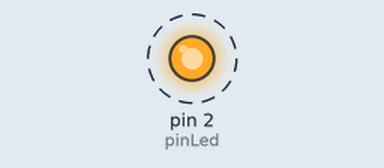
Bench run of a sketch on a simulated Arduino Uno, built with avr-gcc and run on an emulated ATmega328P. Parts: output pins drawn as LEDs (lit = HIGH). Dashed ring = blinking.

Above: at 0.5 s.
Timing chart, 0 to 4.6 s (numbered marks = the images above):
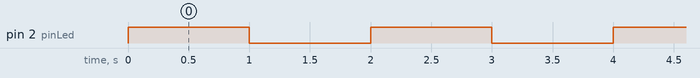

The sketch:

blinkLed.ino
```cpp
int pinLed = 2;

void setup() {
  // put your setup code here, to run once:
  pinMode(pinLed, OUTPUT);
}

void loop() {
  digitalWrite(pinLed, HIGH);
  delay(1000);
  digitalWrite(pinLed, LOW);
  // put your main code here, to run repeatedly:
  delay(1000);
}
```

Measured:
- by itself, pin 2 (pinLed): alternates HIGH for 1.0 s and LOW for 1.0 s
